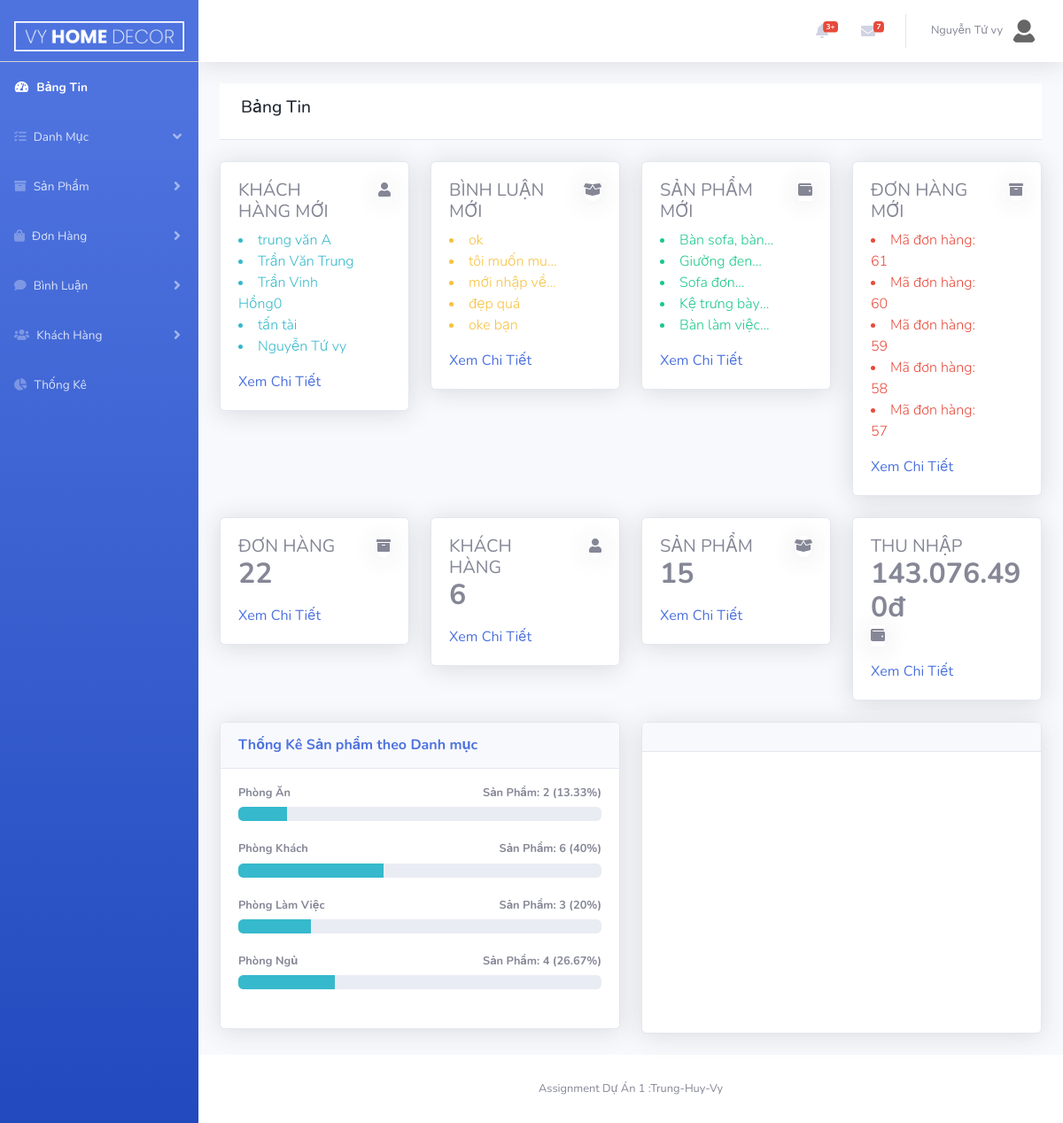
The app's page /Admin/index.php (signed in), older data.
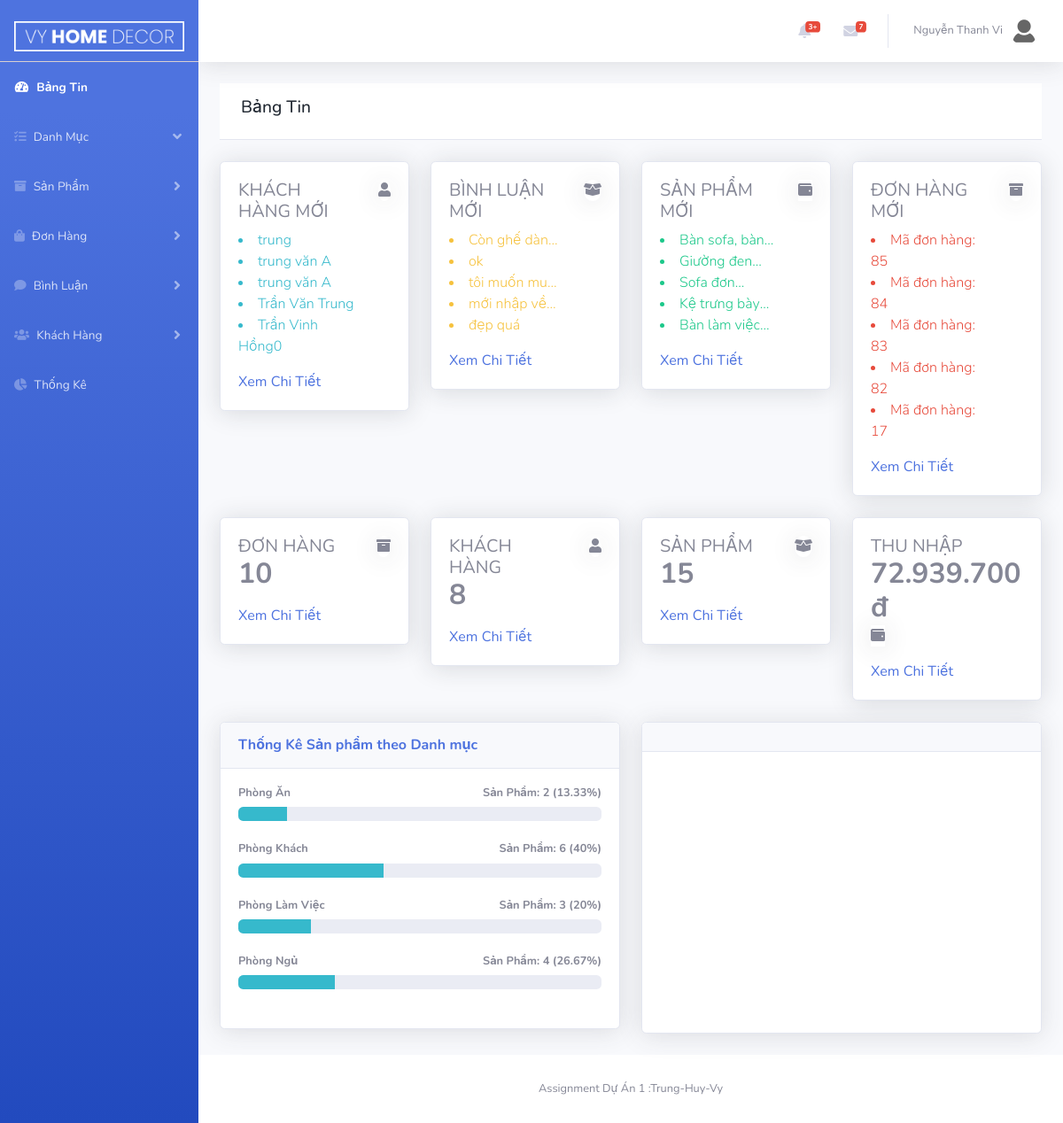
The same page, newer data.
### tables this page shows
CREATE TABLE `tbl_product` (
  `prodId` int(10) NOT NULL,
  `prodName` varchar(255) NOT NULL,
  `prodName_unsigned` varchar(255) DEFAULT NULL,
  `prodDesc` text NOT NULL,
  `quantity` int(10) NOT NULL,
  `price` float NOT NULL,
  `image` text NOT NULL,
  `imageSmall` text NOT NULL,
  `dateInput` date NOT NULL,
  `view` int(10) NOT NULL,
  `type` int(10) NOT NULL,
  `cateChildId` int(10) NOT NULL,
  `cateId` int(10) NOT NULL,
  `discount` float DEFAULT NULL
);

CREATE TABLE `tbl_bill` (
  `billId` int(10) NOT NULL,
  `custId` int(10) NOT NULL,
  `date` varchar(30) NOT NULL,
  `payMethod` varchar(255) NOT NULL COMMENT '0:cod,1:momo ,2:vietelPay ,3:zalo',
  `billCustName` varchar(30) NOT NULL,
  `billTotal` float NOT NULL,
  `billStatus` varchar(255) NOT NULL,
  `billAddress` varchar(255) NOT NULL,
  `billPhone` varchar(30) NOT NULL,
  `billEmail` varchar(30) NOT NULL,
  `billTransportFee` float NOT NULL,
  `billVAT` float NOT NULL
);

### model/pdo.php (called while the page is built, shortened)
<?php
function pdo_get_connection()
{   $servername="localhost";
    $username='root';
    $password='';
    try{
        $dburl="mysql:host=$servername;dbname=vyhomedecor; charset=utf8";
        $conn = new PDO($dburl,$username,$password);
        $conn->setAttribute(PDO::ATTR_ERRMODE,PDO::ERRMODE_EXCEPTION);
        return $conn;
        }
        catch(PDOException $e){
            return "lỗi kết nối :". $e->getMessage();
        }
}
function pdo_query($sql){
    $sql_args = array_slice(func_get_args(),1);
    try{
        $conn =pdo_get_connection();
        $stmt =$conn->prepare($sql);
        $stmt -> execute($sql_args);
        $row =$stmt->fetchAll();
        return $row;
    }catch(PDOException $e){
        throw $e;
    }
    finally{
        unset($conn);
    }
}
?>

### model/statistical.php (called while the page is built, shortened)
<?php
    function statiscal_bill(){
        $sql = "SELECT count(tbl_bill.billId) AS countBill, sum(tbl_bill.billTotal) AS revenue  FROM tbl_bill";
        $statiscalBill = pdo_query($sql);
        return $statiscalBill;
    }
    function count_customer(){
        $sql = "SELECT count(tbl_customer.custId) AS countCustomer FROM tbl_customer WHERE role <> 1";
        $count_customers = pdo_query($sql);
        return $count_customers;
    }
    function count_product(){
        $sql = "SELECT count(tbl_product.prodId) AS countProduct FROM tbl_product";
        $countProducts = pdo_query($sql);
        return $countProducts;
    }
    function statiscal_product_category(){
        $sql = "SELECT count(tbl_product.cateId) AS products,tbl_category.cateName AS cateName, max(tbl_product.price) AS maxPrice, min(tbl_product.price) AS minPrice, avg(tbl_product.price) AS avgPrice";
        $sql.=" FROM tbl_product left join tbl_category on tbl_product.cateId = tbl_category.cateId";
        $sql.=" group by tbl_category.cateId order by cateName asc";
        $statiscal = pdo_query($sql);
        return $statiscal;
    }
    function new_bill(){
        $sql = "SELECT tbl_bill.billId AS newBill FROM tbl_bill order by billId desc limit 0,5";
        $statiscal = pdo_query($sql);
        return $statiscal;
    }
    function new_customer(){
        $sql = "SELECT tbl_customer.custName AS newCustomer FROM tbl_customer WHERE role <> 1 order by custId desc limit 0,5";
        $statiscal = pdo_query($sql);
        return $statiscal;
    }
    function new_comment(){
        $sql = "SELECT tbl_comment.content AS newComment FROM tbl_comment WHERE replyId = '0' order by commId desc limit 0,5";
        $statiscal = pdo_query($sql);
        return $statiscal;
    }
    function new_product(){
        $sql = "SELECT tbl_product.prodName AS newProduct FROM tbl_product order by prodId desc limit 0,5";
        $statiscal = pdo_query($sql);
        return $statiscal;
    }
?>

### Admin/dashboard/bashboard.php (the view, shortened to what the changed rows need)
<?php
    $statiscalBill = statiscal_bill();
    foreach ($statiscalBill as $value) {
        extract($value);
    }
    $countCustomer = count_customer();
    foreach ($countCustomer as $value) {
        extract($value);
    }
    $countProduct = count_product();
    foreach ($countProduct as $value) {
        extract($value);
    }
?>
<header class="page-header page-header-compact page-header-light border-bottom bg-white mb-4">
        <div class="page-header-content px-4 ">
            <div class="row align-items-center justify-content-between pt-3">
                <div class="col-auto mb-3">
                    <h4 class="page-header-title">
                        Bảng Tin
                    </h4>
                </div>
            </div>
        </div>
</header>
<div class="row">
    <div class="col-xl-3 col-md-6">
        <div class="card card-stats">
            <div class="card-body">
                <div class="row">
                    <div class="col">
                        <h5 class="card-title text-uppercase text-muted mb-2">Khách hàng mới</h5>
                        <?php
                            $newCustomer = new_customer();
                            foreach ($newCustomer as $value) {
                                extract($value);
                        ?>
                        <span class="text-info font-weight-light mb-0">
                                <li><?=$newCustomer?></li>
                        </span>
                        <?php } ?>
                    </div>
                    <div class="col-auto">
                        <div class="icon icon-shape bg-gradient-orange  rounded-circle shadow">
                        <i class="fas fa-user"></i>
                        </div>
                    </div>
                </div>
                <p class="mt-3 mb-0 text-sm">
                    <span class="text-nowrap"><a href="index.php?act=customer&list">Xem Chi Tiết</a></span>
                </p>
            </div>
        </div>
    </div>
    <div class="col-xl-3 col-md-6">
        <div class="card card-stats">
            <div class="card-body">
                <div class="row">
                    <div class="col">
                        <h5 class="card-title text-uppercase text-muted mb-2">Bình luận mới</h5>
                        <?php
                            $newComment = new_comment();
                            foreach ($newComment as $value) {
                                extract($value);
                        ?>
                        <span class="text-warning font-weight-light mb-0 new-comment">
                            <li><?=$newComment?></li>
                        </span>
                        <?php } ?>
                    </div>
                    <div class="col-auto">
                        <div class="icon icon-shape bg-gradient-green rounded-circle shadow">
                        <i class="fas fa-box-open"></i>
                        </div>
                    </div>
                </div>
                <p class="mt-3 mb-0 text-sm">
                    <span class="text-nowrap"><a href="index.php?act=comment&list">Xem Chi Tiết</a></span>
                </p>
            </div>
        </div>
    </div>
    <div class="col-xl-3 col-md-6">
        <div class="card card-stats">
            <div class="card-body">
                <div class="row">
                    <div class="col">
                        <h5 class="card-title text-uppercase text-muted mb-2">Sản phẩm mới</h5>
                        <?php
                            $newProduct = new_product();
                            foreach ($newProduct as $value) {
                                extract($value);
                        ?>
                        <span class="text-success font-weight-light mb-0 new-comment">
                            <li> <?=$newProduct?></li>
                        </span>
                        <?php } ?>
                    </div>
                    <div class="col-auto">
                        <div class="icon icon-shape-rounded-circle shadow">
                        <i class="fas fa-wallet"></i>
                        </div>
                    </div>
                </div>
                <p class="mt-3 mb-0 text-sm">
                    <span class="text-nowrap"><a href="index.php?act=product&list">Xem Chi Tiết</a></span>
                </p>
            </div>
        </div>
    </div>
    <div class="col-xl-3 col-md-6">
        <div class="card card-stats">
            <div class="card-body">
                <div class="row">
                    <div class="col">
                        <h5 class="card-title text-uppercase text-muted mb-2">Đơn hàng mới</h5>
                        <?php
                            $newBill = new_bill();
                            foreach ($newBill as $value) {
                                extract($value);
                        ?>
                        <span class="text-danger font-weight-light mb-0">
                            <li> Mã đơn hàng: <?=$newBill?></li>
                        </span>
                        <?php } ?>
                    </div>
                    <div class="col-auto">
                        <div class="icon icon-shape bg-gradient-red  rounded-circle shadow">
                        <i class="fas fa-archive"></i>
                        </div>
                    </div>
                </div>
                <p class="mt-3 mb-0 text-sm">
                    <span class="text-nowrap"><a href="index.php?act=bill&list">Xem Chi Tiết</a></span>
                </p>
            </div>
        </div>
    </div>
</div>
<br>
<div class="row">
    <div class="col-xl-3 col-md-6">
        <div class="card card-stats">
            <div class="card-body">
                <div class="row">
                    <div class="col">
                        <h5 class="card-title text-uppercase text-muted mb-0">Đơn Hàng</h5>
                        <span class="h2 font-weight-bold mb-0">
                            <?=$countBill?>
                        </span>
                    </div>
                    <div class="col-auto">
                        <div class="icon icon-shape bg-gradient-red  rounded-circle shadow">
                        <i class="fas fa-archive"></i>
                        </div>
                    </div>
                </div>
                <p class="mt-3 mb-0 text-sm">
                    <span class="text-nowrap"><a href="index.php?act=bill&list">Xem Chi Tiết</a></span>
                </p>
            </div>
        </div>
    </div>
    <div class="col-xl-3 col-md-6">
        <div class="card card-stats">
            <div class="card-body">
                <div class="row">
                    <div class="col">
                        <h5 class="card-title text-uppercase text-muted mb-0">Khách hàng</h5>
                        <span class="h2 font-weight-bold mb-0">
                                <?=$countCustomer?>
                        </span>
                    </div>
                    <div class="col-auto">
                        <div class="icon icon-shape bg-gradient-orange  rounded-circle shadow">
                        <i class="fas fa-user"></i>
                        </div>
                    </div>
                </div>
                <p class="mt-3 mb-0 text-sm">
                    <span class="text-nowrap"><a href="index.php?act=customer&list">Xem Chi Tiết</a></span>
                </p>
            </div>
        </div>
    </div>
    <div class="col-xl-3 col-md-6">
        <div class="card card-stats">
            <div class="card-body">
                <div class="row">
                    <div class="col">
                        <h5 class="card-title text-uppercase text-muted mb-0">Sản phẩm</h5>
                        <span class="h2 font-weight-bold mb-0">
                            <?=$countProduct?>
                        </span>
                    </div>
                    <div class="col-auto">
                        <div class="icon icon-shape bg-gradient-green  rounded-circle shadow">
                        <i class="fas fa-box-open"></i>
                        </div>
                    </div>
                </div>
                <p class="mt-3 mb-0 text-sm">
                    <span class="text-nowrap"><a href="index.php?act=product&list">Xem Chi Tiết</a></span>
                </p>
            </div>
        </div>
    </div>
    <div class="col-xl-3 col-md-6">
        <div class="card card-stats">
            <div class="card-body">
                <div class="row">
                    <div class="col">
                        <h5 class="card-title text-uppercase text-muted mb-0">Thu nhập</h5>
                        <span class="h2 font-weight-bold mb-0">
                            <?=number_format($revenue ,0, ',', '.')?>đ
                        </span>
                    </div>
                    <div class="col-auto">
                        <div class="icon icon-shape-rounded-circle shadow">
                        <i class="fas fa-wallet"></i>
                        </div>
                    </div>
                </div>
                <p class="mt-3 mb-0 text-sm">
                    <span class="text-nowrap"><a href="index.php?act=bill&list">Xem Chi Tiết</a></span>
                </p>
            </div>
        </div>
    </div>
</div>
<br>
<div class="row">
    <div class="col-md-6">
        <div class="card shadow mb-4">
            <div class="card-header py-3">
                <h6 class="m-0 font-weight-bold text-primary">Thống Kê Sản phẩm theo Danh mục</h6>
            </div>
            <div class="card-body">
            <?php
                $statiscalCategoryProduct = statiscal_product_category();
                foreach ($statiscalCategoryProduct as $value){
                    extract($value);
            ?>
                <h4 class="small font-weight-bold"><?=$cateName?><span class="float-right">Sản Phẩm: <?=$products?> (<?=round(($products / $countProduct) * 100, 2)?>%)</span></h4>
                <div class="progress mb-4">
                    <div class="progress-bar bg-info" role="progressbar" style="width:<?=($products / $countProduct) * 100?>%" aria-valuenow="" aria-valuemin="0" aria-valuemax="100"></div>
                </div>
            <?php } ?>
            </div>
        </div>
    </div>
    <div class="col-md-6">
        <div class="card shadow mb-4">
            <div class="card-header py-3 d-flex flex-row align-items-center justify-content-between">
            </div>
            <div class="card-body">
                <div class="chart-pie pt-4 pb-2">
                </div>
            </div>
        </div>
    </div>
</div>

### Admin/inc_admin/top_bar.php (shortened to what the changed rows need)
<?php
include_once '../model/pdo.php';
?>
<nav class="navbar navbar-expand navbar-light bg-white topbar mb-4 static-top shadow">
    <ul class="navbar-nav ml-auto">
        <li class="nav-item dropdown no-arrow">
            <a class="nav-link dropdown-toggle" href="#" id="userDropdown" role="button" data-toggle="dropdown" aria-haspopup="true" aria-expanded="false">
                <?php
                     if (isset($account)){
                 ?>
                <span class="mr-2 d-none d-lg-inline text-gray-600 small"><?=$account['custName'] ?></span>
                <img class="img-profile rounded-circle" src="../images/avatar.png">
                <?php }
                ?>
            </a>
        </li>
    </ul>
 </nav>

Row changes from the older to the newer data that the page shows:
removed tbl_bill: billId "61"
removed tbl_bill: billId "60"
removed tbl_bill: billId "59"
removed tbl_bill: billId "58"
removed tbl_bill: billId "57"
added tbl_bill: billId "85"
added tbl_bill: billId "84"
added tbl_bill: billId "83"
added tbl_bill: billId "82"
now on this page (row unchanged): tbl_bill: billId "17"
Text that changed along with them:
$account['custName']: "Nguyễn Tứ vy" → "Nguyễn Thanh Vi"
$countBill: "22" → "10"
$countCustomer: "6" → "8"
$revenue: "143.076.490" → "72.939.700"
new list line: "trung"
new list line: "trung văn A"
new list line: "Còn ghế…"
list line gone: "tấn tài"
list line gone: "Nguyễn Tứ vy"
list line gone: "oke bạn"
